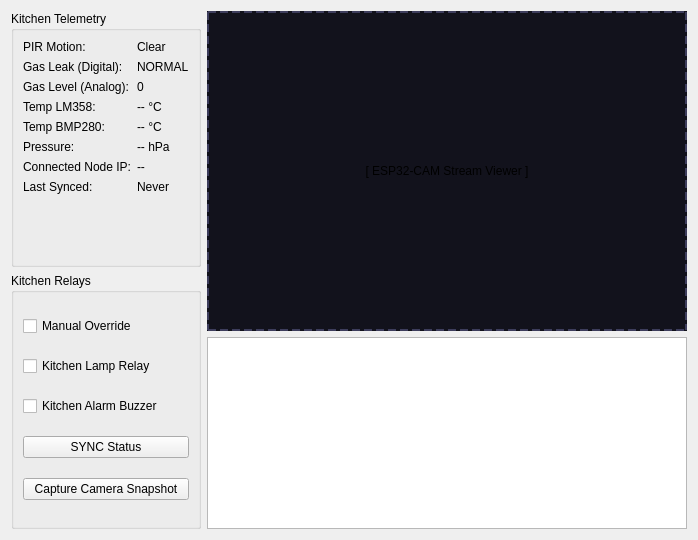
      <widget class="QWidget" name="tabKitchen">
       <attribute name="title"><string>Kitchen Monitor</string></attribute>
       <layout class="QHBoxLayout" name="hboxKitchen">
        <item>
         <layout class="QVBoxLayout" name="vboxKitchenLeft">
          <item>
           <widget class="QGroupBox" name="grpKitchenSensors"><property name="title"><string>Kitchen Telemetry</string></property>
            <layout class="QFormLayout" name="formKitchenSensors">
             <item row="0" column="0"><widget class="QLabel" name="l1"><property name="text"><string>PIR Motion:</string></property></widget></item>
             <item row="0" column="1"><widget class="QLabel" name="lblKitchenPir"><property name="text"><string>Clear</string></property></widget></item>
             <item row="1" column="0"><widget class="QLabel" name="l2"><property name="text"><string>Gas Leak (Digital):</string></property></widget></item>
             <item row="1" column="1"><widget class="QLabel" name="lblKitchenGasDigital"><property name="text"><string>NORMAL</string></property></widget></item>
             <item row="2" column="0"><widget class="QLabel" name="l3"><property name="text"><string>Gas Level (Analog):</string></property></widget></item>
             <item row="2" column="1"><widget class="QLabel" name="lblKitchenGasAnalog"><property name="text"><string>0</string></property></widget></item>
             <item row="3" column="0"><widget class="QLabel" name="l4"><property name="text"><string>Temp LM358:</string></property></widget></item>
             <item row="3" column="1"><widget class="QLabel" name="lblKitchenTempLm358"><property name="text"><string>-- °C</string></property></widget></item>
             <item row="4" column="0"><widget class="QLabel" name="l5"><property name="text"><string>Temp BMP280:</string></property></widget></item>
             <item row="4" column="1"><widget class="QLabel" name="lblKitchenTempBmp"><property name="text"><string>-- °C</string></property></widget></item>
             <item row="5" column="0"><widget class="QLabel" name="l6"><property name="text"><string>Pressure:</string></property></widget></item>
             <item row="5" column="1"><widget class="QLabel" name="lblKitchenPres"><property name="text"><string>-- hPa</string></property></widget></item>
             <item row="6" column="0"><widget class="QLabel" name="lblKitNodeIpTitle"><property name="text"><string>Connected Node IP:</string></property></widget></item>
             <item row="6" column="1"><widget class="QLabel" name="lblKitchenNodeIp"><property name="text"><string>--</string></property></widget></item>
             <item row="7" column="0"><widget class="QLabel" name="lblKitLastSyncTitle"><property name="text"><string>Last Synced:</string></property></widget></item>
             <item row="7" column="1"><widget class="QLabel" name="lblKitchenLastSync"><property name="text"><string>Never</string></property></widget></item>
            </layout>
           </widget>
          </item>
          <item>
           <widget class="QGroupBox" name="grpKitchenControls"><property name="title"><string>Kitchen Relays</string></property>
            <layout class="QVBoxLayout" name="vboxKitchenRelays">
             <item><widget class="QCheckBox" name="chkKitchenOverride"><property name="text"><string>Manual Override</string></property></widget></item>
             <item><widget class="QCheckBox" name="chkKitchenRelay"><property name="text"><string>Kitchen Lamp Relay</string></property></widget></item>
             <item><widget class="QCheckBox" name="chkKitchenBuzzer"><property name="text"><string>Kitchen Alarm Buzzer</string></property></widget></item>
             <item><widget class="QPushButton" name="btnKitchenSync"><property name="text"><string>SYNC Status</string></property></widget></item>
             <item><widget class="QPushButton" name="btnKitchenCapture"><property name="text"><string>Capture Camera Snapshot</string></property></widget></item>
            </layout>
           </widget>
          </item>
         </layout>
        </item>
        <item>
         <layout class="QVBoxLayout" name="vboxKitchenRight">
          <item><widget class="QLabel" name="lblKitchenCamStream"><property name="text"><string>[ ESP32-CAM Stream Viewer ]</string></property><property name="alignment"><set>Qt::AlignCenter</set></property><property name="styleSheet"><string>border:2px dashed #3d3d5c; background:#12121c;</string></property><property name="minimumSize"><size><width>480</width><height>320</height></size></property></widget></item>
          <item><widget class="QTextEdit" name="txtKitchenLog"><property name="readOnly"><bool>true</bool></property></widget></item>
         </layout>
        </item>
       </layout>
      </widget>
